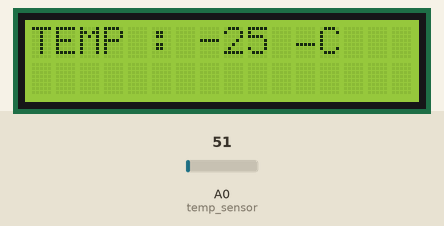
Simulated run of this sketch. Board: Arduino Uno, built with avr-gcc and run on an emulated ATmega328P. Parts: 16×2 character LCD. The inputs (shaded band) are chosen by the test bench; at power-on: A0 (temp_sensor) = 51.

Above: at 1.2 s.
1.3 s: A0 (temp_sensor) set to 61
At 1.9 s:
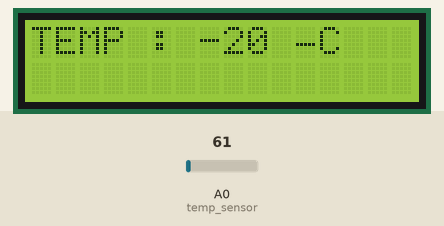
2.9 s: A0 (temp_sensor) set to 71
At 4.0 s:
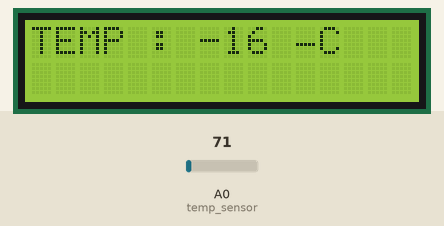
4.4 s: A0 (temp_sensor) set to 86
At 5.3 s:
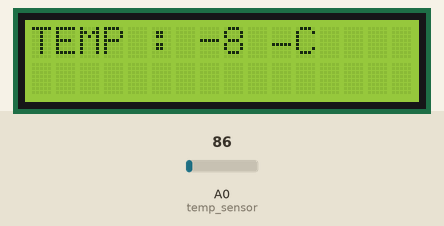
Timing chart, 0 to 7.4 s (numbered marks = the images above; inputs shaded):
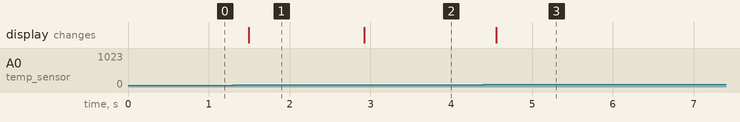

Measured:
- after the input at 1.3 s, the display: changes after 0.20 s (image 1)
- after the input at 2.9 s, the display: changes at once (image 2)
- after the input at 4.4 s, the display: changes after 0.16 s (image 3)

The sketch:

Code.ino
```cpp
#include <LiquidCrystal.h>
#define temp_sensor  A0
#define rs  0
#define en  1
#define d4  2
#define d5  3
#define d6  4
#define d7  5

LiquidCrystal lcd(rs, en, d4, d5, d6, d7);
int temperature = 0;

void setup() {
  lcd.begin(16,2);
  pinMode(temp_sensor , INPUT);
}

void loop() {
  temperature = analogRead(temp_sensor);
  temperature = map(temperature,20,358,-40,125);
  lcd.clear();
  lcd.print("TEMP : ");
  lcd.print(temperature);
  lcd.print(" \xB0""C");
  delay(200);
}
```
